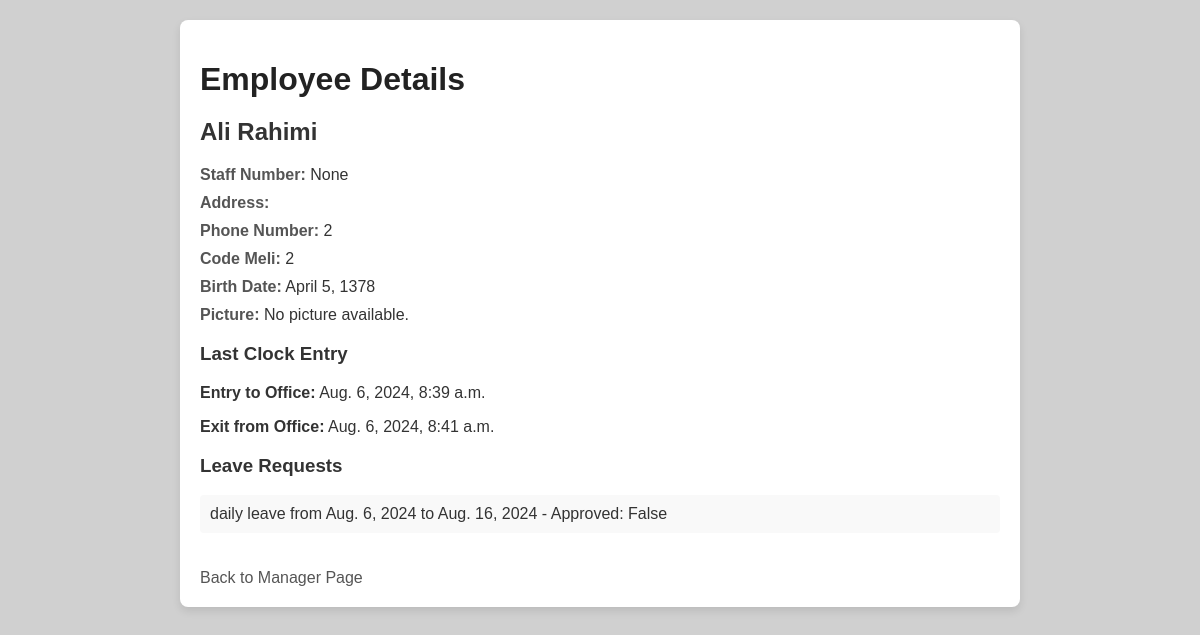
Page /employee/2/ (signed in) on the earlier database version.
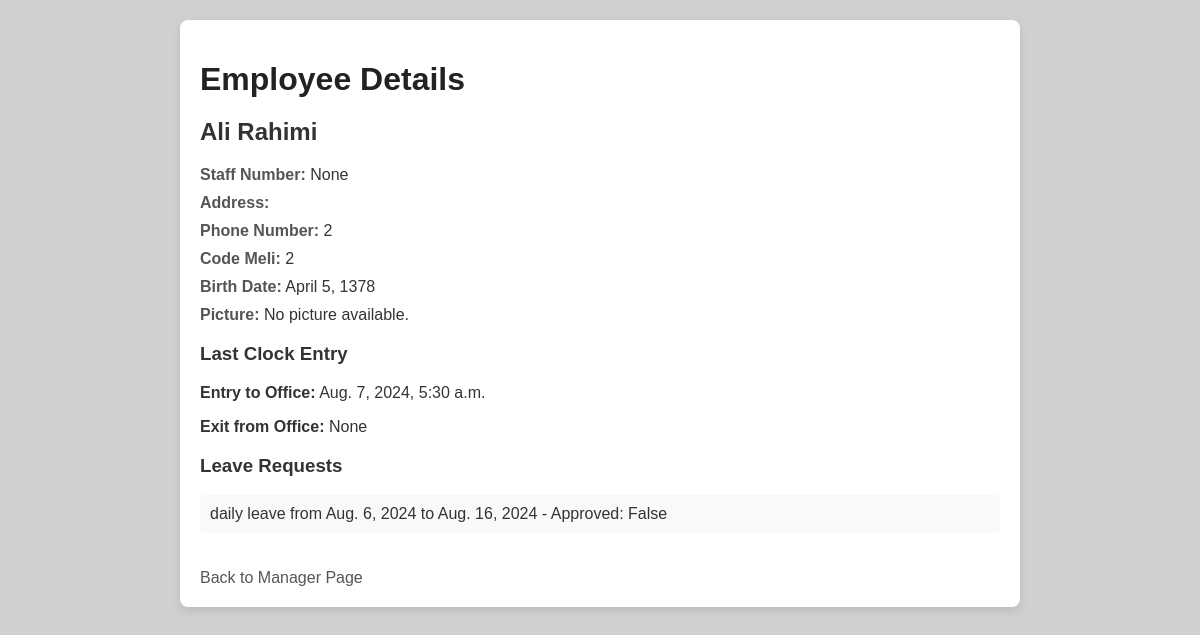
Same page on the later database version.
### daftarMain/models.py (models this page shows, shortened)
class Clock(models.Model):
    entry_to_office = models.DateTimeField(null=True, blank=True)
    exit_from_office = models.DateTimeField(null=True, blank=True)
    office_user = models.ForeignKey(OfficeUser, on_delete=models.CASCADE, null=True, blank=True) # remove null, blank = true

### daftarMain/views.py (the view)
# urls.py: path('employee/<int:employee_id>/', views.employee_detail, name='employee_detail'),
@login_required
def employee_detail(request, employee_id):
    employee = get_object_or_404(OfficeUser, id=employee_id)
    last_clock_entry = Clock.objects.filter(office_user=employee).order_by('-entry_to_office').first()
    leave_requests = Leave.objects.filter(office_user=employee).order_by('-start_date')
    context = {
        'employee': employee,
        'last_clock_entry': last_clock_entry,
        'leave_requests': leave_requests,
    }
    return render(request, 'employee_detail.html', context)

### daftarMain/templates/employee_detail.html (shortened to what this page needs)
<!DOCTYPE html>
<html lang="en">
<head>
</head>
<body>
    <div class="container">
        <h1>Employee Details</h1>
        <h2>{{ employee.first_name }} {{ employee.last_name }}</h2>
        <div class="details">
            <p><strong>Staff Number:</strong> {{ employee.staff_number }}</p>
            <p><strong>Address:</strong> {{ employee.address }}</p>
            <p><strong>Phone Number:</strong> {{ employee.phone }}</p>
            <p><strong>Code Meli:</strong> {{ employee.code_meli }}</p>
            <p><strong>Birth Date:</strong> {{ employee.birth_date }}</p>
            {% if employee.staff_pic %}
                <p><strong>Picture:</strong></p>
                <img src="{{ employee.staff_pic.url }}" alt="{{ employee.first_name }}'s Picture" width="200">
            {% else %}
                <p><strong>Picture:</strong> No picture available.</p>
            {% endif %}
        </div>
        <h3>Last Clock Entry</h3>
        {% if last_clock_entry %}
            <p><strong>Entry to Office:</strong> {{ last_clock_entry.entry_to_office }}</p>
            <p><strong>Exit from Office:</strong> {{ last_clock_entry.exit_from_office }}</p>
        {% else %}
            <p>No clock entries found.</p>
        {% endif %}
        <h3>Leave Requests</h3>
        <div class="leave-requests">
            {% if leave_requests %}
                <ul>
                    {% for leave in leave_requests %}
                    <li>
                        {{ leave.leave_type }} leave from
                        {% if leave.leave_type == 'daily' %}
                            {{ leave.start_date }}
                            to {{ leave.end_date }}
                        {% elif leave.leave_type == 'hourly' %}
                            {{ leave.start_time }}
                            to {{ leave.end_time }}
                        {% endif %} -
                        Approved: {{ leave.approved }}
                    </li>
                    {% endfor %}
                </ul>
            {% else %}
                <p>No leave requests found.</p>
            {% endif %}
        </div>
        <a href="{% url 'office_manager_page' %}" class="back-link">Back to Manager Page</a>
    </div>
</body>
</html>

Differences in the rows shown:
no longer on this page (row unchanged): Clock: entry_to_office "Aug. 6, 2024, 8:39 a.m.", exit_from_office "Aug. 6, 2024, 8:41 a.m."
added Clock: entry_to_office "Aug. 7, 2024, 5:30 a.m.", exit_from_office "None"
